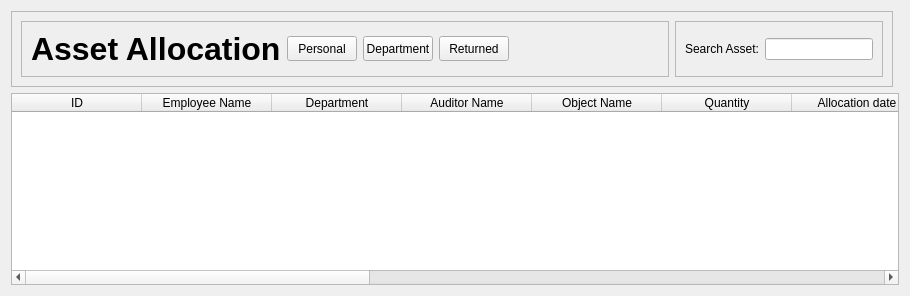
      <widget class="QWidget" name="AssetAllocations_Tab_2">
       <attribute name="title">
        <string>Asset allocation</string>
       </attribute>
       <layout class="QGridLayout" name="gridLayout_5">
        <item row="1" column="0" colspan="2">
         <widget class="QTableWidget" name="AssetAllocations_Table_3">
          <property name="autoFillBackground">
           <bool>false</bool>
          </property>
          <property name="selectionBehavior">
           <enum>QAbstractItemView::SelectRows</enum>
          </property>
          <attribute name="horizontalHeaderDefaultSectionSize">
           <number>130</number>
          </attribute>
          <attribute name="verticalHeaderDefaultSectionSize">
           <number>21</number>
          </attribute>
          <column>
           <property name="text">
            <string>ID</string>
           </property>
          </column>
          <column>
           <property name="text">
            <string>Employee Name</string>
           </property>
          </column>
          <column>
           <property name="text">
            <string>Department</string>
           </property>
          </column>
          <column>
           <property name="text">
            <string>Auditor Name</string>
           </property>
          </column>
          <column>
           <property name="text">
            <string>Object Name</string>
           </property>
          </column>
          <column>
           <property name="text">
            <string>Quantity</string>
           </property>
          </column>
          <column>
           <property name="text">
            <string>Allocation date</string>
           </property>
          </column>
          <column>
           <property name="text">
            <string>ReturnDate</string>
           </property>
          </column>
          <column>
           <property name="text">
            <string>Given status</string>
           </property>
          </column>
          <column>
           <property name="text">
            <string>Is Returned </string>
           </property>
          </column>
          <column>
           <property name="text">
            <string>Suggested ReturnDate</string>
           </property>
          </column>
          <column>
           <property name="text">
            <string>Returend status</string>
           </property>
          </column>
          <column>
           <property name="text">
            <string>Serial Number</string>
           </property>
          </column>
          <column>
           <property name="text">
            <string>Money value</string>
           </property>
          </column>
          <column>
           <property name="text">
            <string>Notes</string>
           </property>
          </column>
         </widget>
        </item>
        <item row="0" column="0">
         <widget class="QFrame" name="frame_2">
          <property name="frameShape">
           <enum>QFrame::StyledPanel</enum>
          </property>
          <property name="frameShadow">
           <enum>QFrame::Raised</enum>
          </property>
          <layout class="QHBoxLayout" name="horizontalLayout_3">
           <item>
            <widget class="QFrame" name="PushButtons_AssetAllocations_Frame_4">
             <property name="sizePolicy">
              <sizepolicy hsizetype="Expanding" vsizetype="Preferred">
               <horstretch>0</horstretch>
               <verstretch>0</verstretch>
              </sizepolicy>
             </property>
             <property name="frameShape">
              <enum>QFrame::StyledPanel</enum>
             </property>
             <property name="frameShadow">
              <enum>QFrame::Raised</enum>
             </property>
             <layout class="QGridLayout" name="gridLayout_12">
              <item row="0" column="5">
               <spacer name="horizontalSpacer_70">
                <property name="orientation">
                 <enum>Qt::Horizontal</enum>
                </property>
                <property name="sizeType">
                 <enum>QSizePolicy::Expanding</enum>
                </property>
                <property name="sizeHint" stdset="0">
                 <size>
                  <width>150</width>
                  <height>20</height>
                 </size>
                </property>
               </spacer>
              </item>
              <item row="0" column="3">
               <widget class="QPushButton" name="Return_Asset_Button_3">
                <property name="minimumSize">
                 <size>
                  <width>70</width>
                  <height>25</height>
                 </size>
                </property>
                <property name="maximumSize">
                 <size>
                  <width>70</width>
                  <height>25</height>
                 </size>
                </property>
                <property name="text">
                 <string>Returned</string>
                </property>
               </widget>
              </item>
              <item row="0" column="1">
               <widget class="QPushButton" name="Add_Asset_Button_3">
                <property name="minimumSize">
                 <size>
                  <width>70</width>
                  <height>25</height>
                 </size>
                </property>
                <property name="maximumSize">
                 <size>
                  <width>70</width>
                  <height>25</height>
                 </size>
                </property>
                <property name="text">
                 <string>Personal</string>
                </property>
               </widget>
              </item>
              <item row="0" column="0">
               <widget class="QLabel" name="AssetAllocations_TitleOf_Table_4">
                <property name="font">
                 <font>
                  <pointsize>24</pointsize>
                  <weight>75</weight>
                  <bold>true</bold>
                 </font>
                </property>
                <property name="text">
                 <string>Asset Allocation</string>
                </property>
               </widget>
              </item>
              <item row="0" column="2">
               <widget class="QPushButton" name="AddDepartmentAsset_Button">
                <property name="minimumSize">
                 <size>
                  <width>70</width>
                  <height>25</height>
                 </size>
                </property>
                <property name="maximumSize">
                 <size>
                  <width>70</width>
                  <height>25</height>
                 </size>
                </property>
                <property name="text">
                 <string>Department</string>
                </property>
               </widget>
              </item>
             </layout>
            </widget>
           </item>
           <item>
            <widget class="QFrame" name="SearchAsset_Frame_4">
             <property name="sizePolicy">
              <sizepolicy hsizetype="Preferred" vsizetype="Preferred">
               <horstretch>0</horstretch>
               <verstretch>0</verstretch>
              </sizepolicy>
             </property>
             <property name="frameShape">
              <enum>QFrame::StyledPanel</enum>
             </property>
             <property name="frameShadow">
              <enum>QFrame::Raised</enum>
             </property>
             <layout class="QGridLayout" name="gridLayout_18">
              <item row="0" column="3">
               <widget class="QLabel" name="SearchAsset_title_4">
                <property name="text">
                 <string>Search Asset:</string>
                </property>
               </widget>
              </item>
              <item row="0" column="4">
               <widget class="QLineEdit" name="EmployeeID_SearchAsset_Input_4">
                <property name="sizePolicy">
                 <sizepolicy hsizetype="Expanding" vsizetype="Fixed">
                  <horstretch>0</horstretch>
                  <verstretch>0</verstretch>
                 </sizepolicy>
                </property>
                <property name="placeholderText">
                 <string/>
                </property>
               </widget>
              </item>
              <item row="0" column="2">
               <spacer name="horizontalSpacer_55">
                <property name="orientation">
                 <enum>Qt::Horizontal</enum>
                </property>
                <property name="sizeType">
                 <enum>QSizePolicy::Expanding</enum>
                </property>
                <property name="sizeHint" stdset="0">
                 <size>
                  <width>0</width>
                  <height>0</height>
                 </size>
                </property>
               </spacer>
              </item>
             </layout>
            </widget>
           </item>
          </layout>
         </widget>
        </item>
       </layout>
      </widget>
